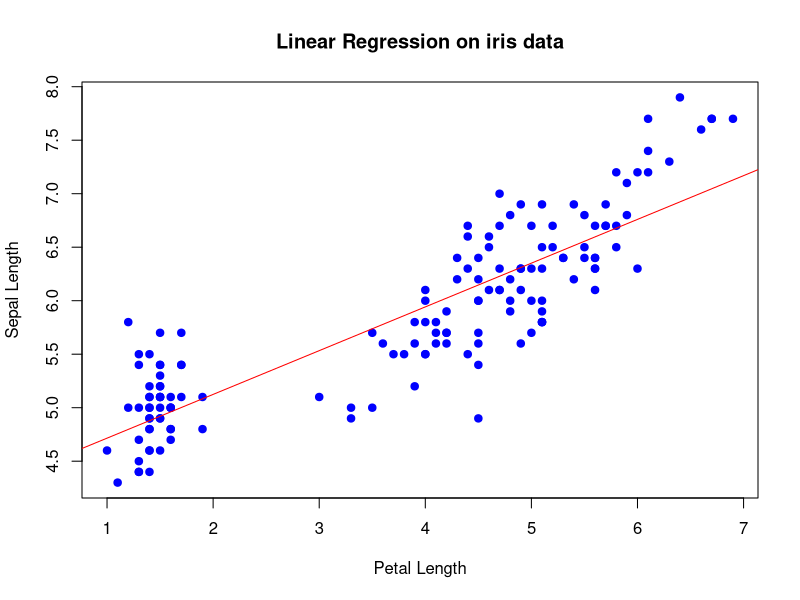

Write the R code that produced this figure.
# applying linear regression model on iris dataset
data(iris)
head(iris)
# training the linear regression model using lm() function
model<-lm(Sepal.Length~Petal.Length, data = iris)
summary(model)
# plotting the regression chart
plot(iris$Petal.Length,iris$Sepal.Length, main = "Linear Regression on iris data",xlab="Petal Length",ylab="Sepal Length",pch=19,col="blue")
# adding the regression line to the previous chart
abline(model,col="red")